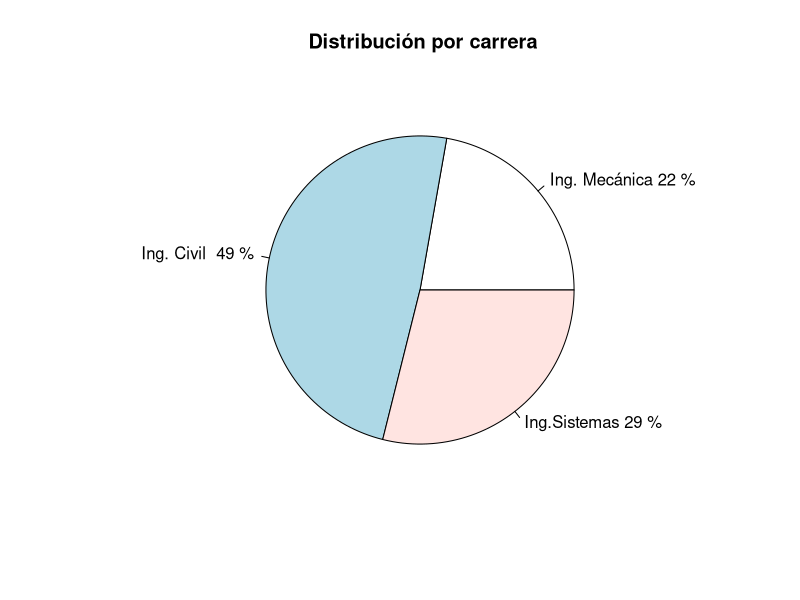
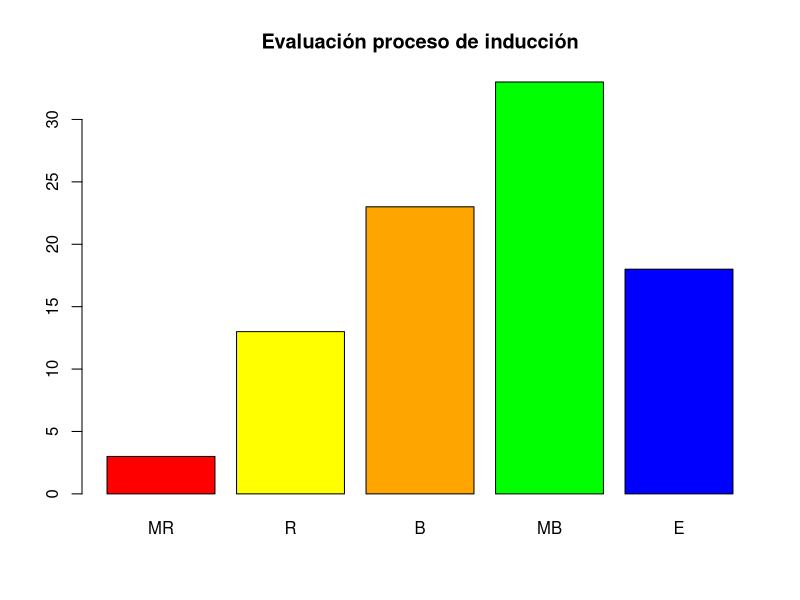
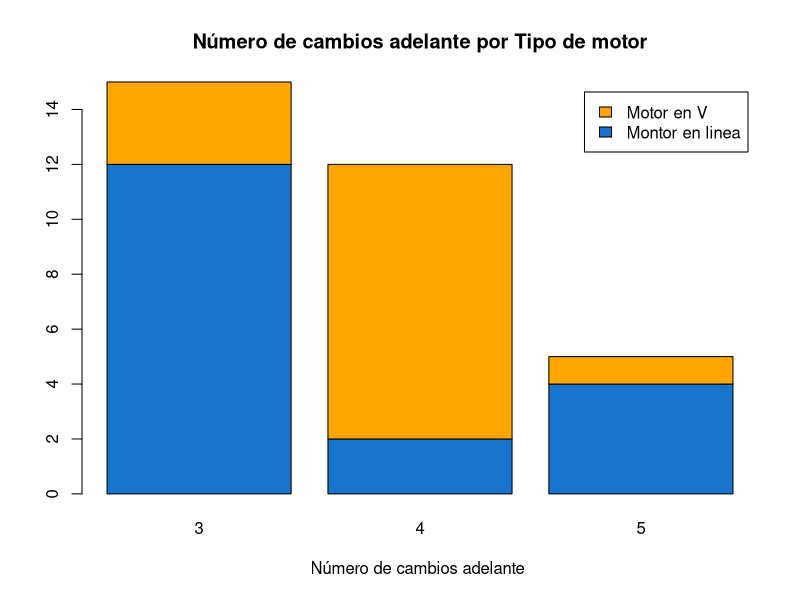
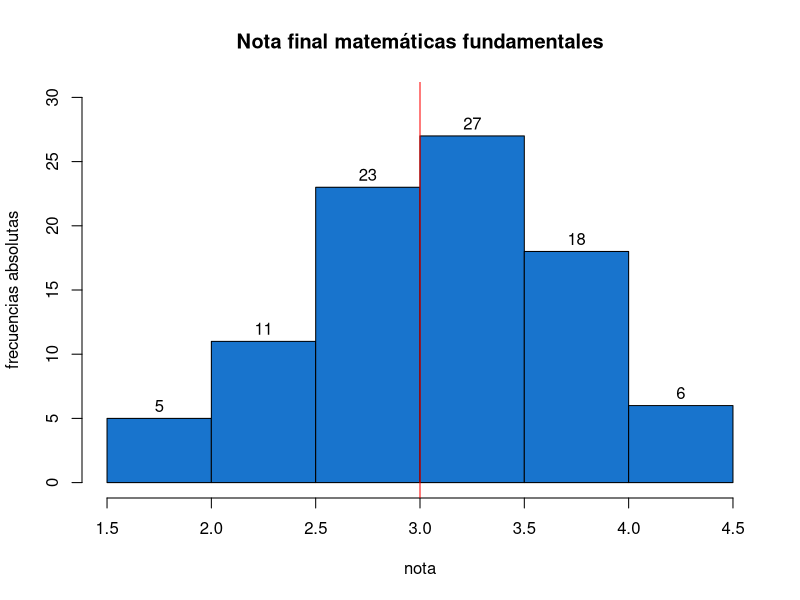
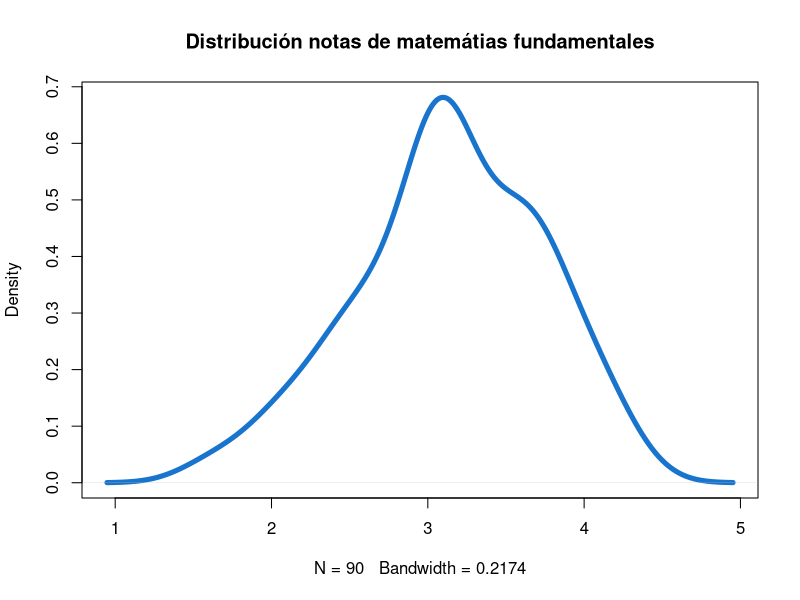
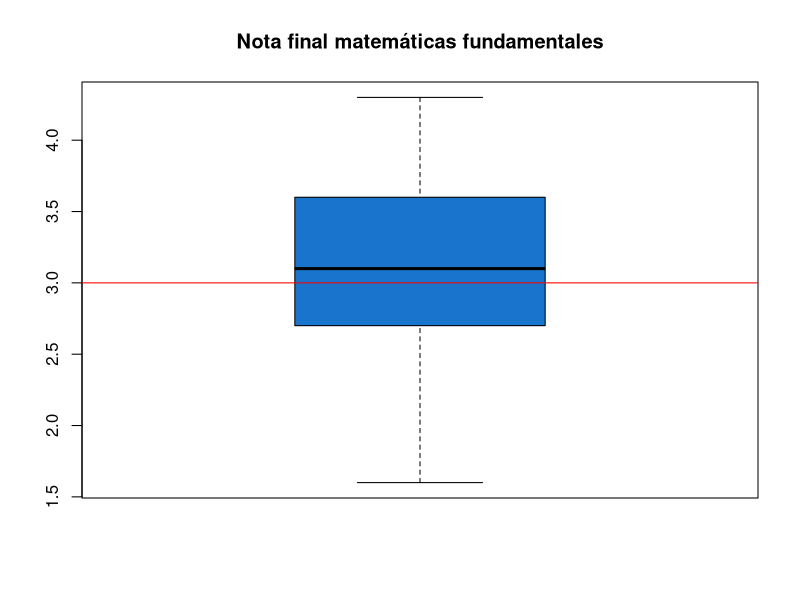
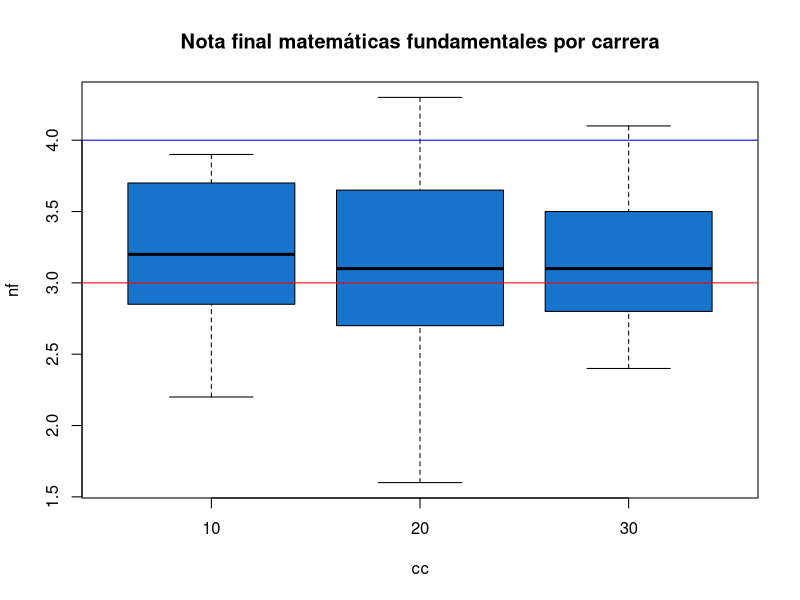
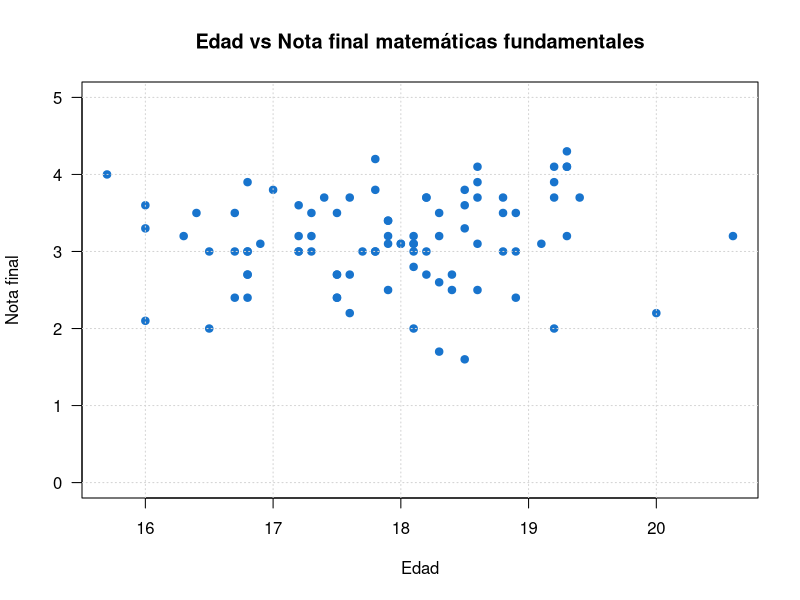

Here is the R script that generated these plots, in order:
# Variable cualitativa, escala nominal
cc=c(20, 10, 20, 20, 20, 20, 20, 20, 20, 30, 20, 20, 20, 10, 30, 20, 20, 30, 20, 
     30, 30, 20, 10, 30, 20, 20, 30, 30, 10, 20, 10, 20, 20, 20, 10, 20, 10, 20, 
     20, 30, 30, 30, 10, 30, 20, 20, 20, 20, 20, 20, 10, 20, 30, 30, 10, 10, 10, 
     20, 10, 20, 10, 30, 20, 10, 20, 30, 10, 30, 30, 30, 20, 30, 30, 30, 30, 30, 
     30, 20, 10, 30, 10, 20, 20, 10, 20, 20, 20, 20, 10, 20) 

labs=c("Ing. Mecánica","Ing. Civil ","Ing.Sistemas") 
pct=round(table(cc)/sum(table(cc))*100) 
labs=paste(labs, pct);labs=paste(labs, "%", sep = " ") 
t1=table(cc)
pie(t1, 
    labels=labs, 
    main=" Distribución por carrera")
#-------------------------------------------------------------------------------
# Variabel cualitativa escala ordinal
ev=table(rbinom(90,5,0.70))
names(ev)=c("MR","R","B","MB","E")
barplot(ev, col=c("red","yellow","orange","green","blue"), 
        main = "Evaluación proceso de inducción")

#·-----------------------------------------------------------------------------

counts <- table(mtcars$vs, mtcars$gear)
rownames(counts)=c("Montor en linea", "Motor en V")
barplot(counts, main="Número de cambios adelante por Tipo de motor",  
        xlab="Número de cambios adelante ",
        col=c("dodgerblue3","orange"),
        legend = rownames(counts))

#·-----------------------------------------------------------------------------
nf=c(4.1, 2.7, 3.1, 3.2, 3.0, 3.2, 2.0, 2.4, 1.6, 3.2, 3.1, 2.6, 2.0, 2.4, 2.8, 
     3.3, 4.0, 3.4, 3.0, 3.1, 2.7, 2.7, 3.0, 3.8, 3.2, 2.2, 3.5, 3.5, 3.8, 3.5, 
     3.9, 4.2, 4.3, 3.9, 3.2, 3.5, 3.5, 3.7, 4.1, 3.7, 3.5, 3.6, 3.2, 3.1, 3.4, 
     3.0, 3.0, 3.0, 2.7, 1.7, 3.6, 2.1, 2.4, 3.0, 3.1, 2.5, 2.5, 3.6, 2.2, 2.4,
     3.1, 3.3, 2.7, 3.7, 3.0, 2.7, 3.0, 3.2, 3.1, 2.4, 3.0, 2.7, 2.5, 3.0, 3.0, 
     3.0, 3.2, 3.1, 3.8, 4.1, 3.7, 3.5, 3.0, 3.7, 3.7, 4.1, 3.7, 3.9, 3.7, 2.0)

# Diagrama de tallos y hojas
stem(nf)
#·-----------------------------------------------------------------------------
h1=hist(nf, 
        main = "Nota final matemáticas fundamentales", 
        xlab = "nota", ylab="frecuencias absolutas", 
        labels=TRUE, 
        col="dodgerblue3",
        ylim = c(0,30))
abline(v=3,col="red")
#·-----------------------------------------------------------------------------
nf=c(4.1, 2.7, 3.1, 3.2, 3.0, 3.2, 2.0, 2.4, 1.6, 3.2, 3.1, 2.6, 2.0, 2.4, 2.8,
     3.3, 4.0, 3.4, 3.0, 3.1, 2.7, 2.7, 3.0, 3.8, 3.2, 2.2, 3.5, 3.5, 3.8, 3.5,
     3.9, 4.2, 4.3, 3.9, 3.2, 3.5, 3.5, 3.7, 4.1, 3.7, 3.5, 3.6, 3.2, 3.1, 3.4, 
     3.0, 3.0, 3.0, 2.7, 1.7, 3.6, 2.1, 2.4, 3.0, 3.1, 2.5, 2.5, 3.6, 2.2, 2.4, 
     3.1, 3.3, 2.7, 3.7, 3.0, 2.7, 3.0, 3.2, 3.1, 2.4, 3.0, 2.7, 2.5, 3.0, 3.0, 
     3.0, 3.2, 3.1, 3.8, 4.1, 3.7, 3.5, 3.0, 3.7, 3.7, 4.1, 3.7, 3.9, 3.7, 2.0)
plot(density(nf), 
     main="Distribución notas de matemátias fundamentales", 
     col="dodgerblue3", 
     lwd=5 )
#·-----------------------------------------------------------------------------
nf=c(4.1, 2.7, 3.1, 3.2, 3.0, 3.2, 2.0, 2.4, 1.6, 3.2, 3.1, 2.6, 2.0, 2.4, 2.8,
     3.3, 4.0, 3.4, 3.0, 3.1, 2.7, 2.7, 3.0, 3.8, 3.2, 2.2, 3.5, 3.5, 3.8, 3.5, 
     3.9, 4.2, 4.3, 3.9, 3.2, 3.5, 3.5, 3.7, 4.1, 3.7, 3.5, 3.6, 3.2, 3.1, 3.4, 
     3.0, 3.0, 3.0, 2.7, 1.7, 3.6, 2.1, 2.4, 3.0, 3.1, 2.5, 2.5, 3.6, 2.2, 2.4,
     3.1, 3.3, 2.7, 3.7, 3.0, 2.7, 3.0, 3.2, 3.1, 2.4, 3.0, 2.7, 2.5, 3.0, 3.0, 
     3.0, 3.2, 3.1, 3.8, 4.1, 3.7, 3.5, 3.0, 3.7, 3.7, 4.1, 3.7, 3.9, 3.7, 2.0)
boxplot(nf, main="Nota final matemáticas fundamentales",
        col="dodgerblue3")
abline(h=3, col="red")
#·-----------------------------------------------------------------------------
nf=c(4.1, 2.7, 3.1, 3.2, 3.0, 3.2, 2.0, 2.4, 1.6, 3.2, 3.1, 2.6, 2.0, 2.4, 2.8,
     3.3, 4.0, 3.4, 3.0, 3.1, 2.7, 2.7, 3.0, 3.8, 3.2, 2.2, 3.5, 3.5, 3.8, 3.5, 
     3.9, 4.2, 4.3, 3.9, 3.2, 3.5, 3.5, 3.7, 4.1, 3.7, 3.5, 3.6, 3.2, 3.1, 3.4, 
     3.0, 3.0, 3.0, 2.7, 1.7, 3.6, 2.1, 2.4, 3.0, 3.1, 2.5, 2.5, 3.6, 2.2, 2.4,
     3.1, 3.3, 2.7, 3.7, 3.0, 2.7, 3.0, 3.2, 3.1, 2.4, 3.0, 2.7, 2.5, 3.0, 3.0,
     3.0, 3.2, 3.1, 3.8, 4.1, 3.7, 3.5, 3.0, 3.7, 3.7, 4.1, 3.7, 3.9, 3.7, 2.0)

cc=c(20, 10, 20, 20, 20, 20, 20, 20, 20, 30, 20, 20, 20, 10, 30, 20, 20, 30, 20, 
     30, 30, 20, 10, 30, 20, 20, 30, 30, 10, 20, 10, 20, 20, 20, 10, 20, 10, 20, 
     20, 30, 30, 30, 10, 30, 20, 20, 20, 20, 20, 20, 10, 20, 30, 30, 10, 10, 10,
     20, 10, 20, 10, 30, 20, 10, 20, 30, 10, 30, 30, 30, 20, 30, 30, 30, 30, 30,
     30, 20, 10, 30, 10, 20, 20, 10, 20, 20, 20, 20, 10, 20)
labs=c("Ing. Mecánica","Ing. Civil ","Ing.Sistemas") 
boxplot((nf~cc),main="Nota final matemáticas fundamentales por carrera", 
        col="dodgerblue3")
abline(h=3, col="red")
abline(h=4, col="blue")
#·-----------------------------------------------------------------------------
ed=round(rnorm(90,18,1),1)
plot(ed,nf, 
     main="Edad vs Nota final matemáticas fundamentales", 
     ylim = c(0,5), 
     xlab = "Edad", 
     ylab = "Nota final",
     col="dodgerblue3",
     pch=19, 
     las=1)
grid()
#·-----------------------------------------------------------------------------
plot(AirPassengers, 
     main="Número de pasajeros por mes", 
     col="dodgerblue3", 
     lwd = 2)

# Resumen --------------------------------------------------------------------
x=rnorm(100,100,20)
y=rnorm(100,100,25)
z=rbinom(100,4,0.30)
t=1:100
par(mfrow=c(2, 2))
pie(table(z))
barplot(table(z))
stem(x)
hist(x)
boxplot(x)
plot(x,y)
plot(t,y, type="l")
plot(density(x))
dev.off() # resetea formato
# ------------------------------------------------------------------------------
